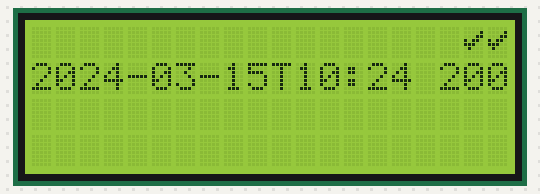
This sketch was run on a simulated ESP32. On the bench: 20×4 character LCD. WiFi joins after 1.5 s; servers stay silent unless stated; the local clock reads 2024-03-15 10:24:30 at power-on unless the sketch sets it; random numbers use the default seed unless the sketch sets one; web services answer with replies made up by the test bench; what the sketch prints to the serial monitor is not drawn.

Above: at 2.7 s.
At 33.8 s:
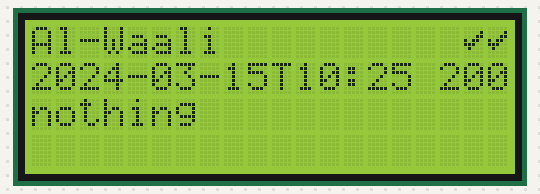
At 44.0 s:
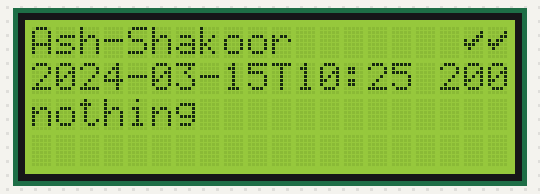
At 64.8 s:
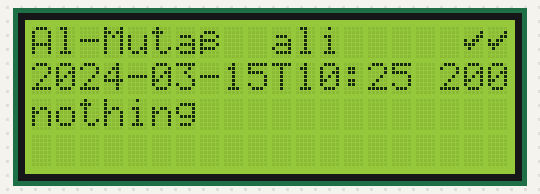
At 96.1 s:
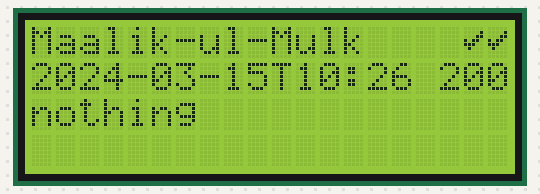
At 127.2 s:
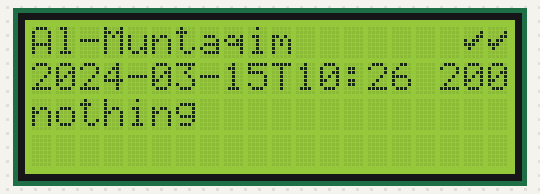

Measured:
- what the display in image 0 shows lasts 20.5 s, from 2.7 s to 23.2 s
- what the display in image 1 shows lasts 10.3 s, from 33.7 s to 44.0 s
- what the display in image 2 shows lasts 20.8 s, from 44.0 s to 64.8 s

The sketch:

deskbuddy.ino
```cpp
/* My deck WiFi monitor and Activity suggestor.

 very helpful for i2c lcd: https://www.makerguides.com/character-i2c-lcd-arduino-tutorial/
 single to double quote: https://tools.knowledgewalls.com/convert-single-quotes-to-double-quotes-online

 ashraf minhaj
 ashraf_minhaj@yahoo.com
*/

#include "WiFi.h"
#include <Wire.h>
#include <HTTPClient.h>
#include <LiquidCrystal_I2C.h>


const char* ssid     = "";
const char* password = "";

String act_url = "https://www.boredapi.com/api/activity";
String dt_url  = "http://worldtimeapi.org/api/timezone/Asia/Dhaka";
String asm_husna_url = "https://api.aladhan.com/v1/asmaAlHusna/77";
/*{"abbreviation":"+06","client_ip":"0.0.0.0","datetime":"2022-09-27T00:55:08.473344+06:00","day_of_week":2,"day_of_year":270,"dst":false,"dst_from":null,"dst_offset":0,"dst_until":null,"raw_offset":21600,"timezone":"Asia/Dhaka","unixtime":1664218508,"utc_datetime":"2022-09-26T18:55:08.473344+00:00","utc_offset":"+06:00","week_number":39}*/
/*{"code":200,"status":"OK","data":[{"name":"\u0627\u0644\u0652\u0648\u064e\u0627\u0644\u0650\u064a","transliteration":"Al Waali","number":77,"en":{"meaning":"The Governor"}}]}*/

String asmaul_husna[] = {
  "Ar-Rahmaan", "Ar-Raheem", "Al-Malik", "Al-Quddus", "As-Salam",
  "Al-Mu’min", "Al-Muhaymin", "Al-Aziz", "Al-Jabbar",
  "Al-Mutakabbir", "Al-Khaaliq", "Al-Baari", "Al-Musawwir",
  "Al-Ghaffaar", "Al-Qahhaar", "Al-Wahhab", "Ar-Razzaq", "Al-Fattah",
  "Al-Alim", "Al-Qaabid", "Al-Baasit", "Al-Khaafid", "Ar-Rafi",
  "Al-Mu’izz", "Al-Muzil", "As-Sami’", "Al-Baseer", "Al-Hakam",
  "Al-Adl", "Al-Lateef", "Al-Khabeer", "Al-Haleem", "Al-Azeem",
  "Al-Ghafoor", "Ash-Shakoor", "Al-Aliyy", "Al-Kabeer", "Al-Hafiz",
  "Al-Muqeet", "Al-Haseeb", "Al-Jaleel", "Al-Kareem", "Ar-Raqeeb",
  "Al-Mujeeb", "Al-Waasi’", "Al-Hakeem", "Al-Wadud", "Al-Majeed",
  "Al-Ba’ith", "Ash-Shaheed", "Al-Haqq", "Al-Wakeel", "Al-Qawwiyy",
  "Al-Mateen", "Al-Waliyy", "Al-Hameed", "Al-Muhsee", "Al-Mubdi",
  "Al-Mueed", "Al-Muhyi", "Al-Mumeet", "Al-Hayy", "Al-Qayyoom",
  "Al-Waajid", "Al-Maajid", "Al-Waahid", "Al-Ahad", "As-Samad",
  "Al-Qaadir", "Al-Muqtadir", "Al-Muqaddim", "Al-Mu’akhkhir",
  "Al-Awwal", "Al-Akhir", "Az-Zaahir", "Al-Baatin", "Al-Waali",
  "Al-Muta’ali", "Al-Barr", "At-Tawwaab", "Al-Muntaqim", "Al-Afuww",
  "Ar-Ra’oof", "Maalik-ul-Mulk", "Zul-Jalaali-wal-Ikram",
  "Al-Muqsit", "Al-Jaami’", "Al-Ghaniyy", "Al-Mughni", "Al-Maani’",
  "Ad-Daarr", "An-Naafi’", "An-Noor", "Al-Haadi", "Al-Badi’",
  "Al-Baaqi", "Al-Waaris", "Ar-Rasheed", "As-Saboor"
  };

LiquidCrystal_I2C lcd(0x27,20,4);  // set the LCD address to 0x27 for a 16 chars and 2 line display

//uint8_t cross[8] = {0x0,0x1b,0xe,0x4,0xe,0x1b,0x0};
byte Check[] = {
  B00000,B00001,B00011,B10110,B11100,B01000,B00000,B00000
  };

byte Cross[] = {B10001,B01010,B00100,B01010,B10001,B00000,B00000,B00000};

String quote = "";
String dt = "";

// to make delays without interruptions
unsigned long previousMillis = 0;    // will store last time it was updated
const long interval = 20000;         // interval at which to iterate(milliseconds)


String add_space(String text, int max_len){
  int text_len = text.length();
  if(text_len < max_len){
    for( int i=text_len; i< max_len-1; i++){
      text += " ";
      }
    return text;
   }
}

void lcd_update(bool stat, bool online_stat, String text, String dt){
  String text1 = "";
  String text2 = "";

  // lcd.clear();
  if(stat != 1){
    lcd.clear();
    delay(200);
  }

//  lcd.setCursor(0,0);
//  lcd.print(add_space(asmaul_husna[random(99)], 19 ));
  //lcd.print(ssid);

  lcd.setCursor(18,0);
  if (stat == 1){
    // lcd.createChar(3, Check);
    lcd.write(0);
    //lcd.noBlink();
  }
  if (stat == 0){
    lcd.write(1);
    //lcd.blink();
  }

  lcd.setCursor(19, 0);
  if (online_stat == 1){
    // lcd.createChar(3, Check);
    lcd.write(0);
    lcd.noBlink();
  }
  if (online_stat == 0){
    lcd.write(1);
    //lcd.blink();
  }

  lcd.setCursor(0, 1);
  lcd.print(dt);

//  lcd.setCursor(17, 1);
//  lcd.print(online_stat);

  if (text.length() > 20){
    text1 = text.substring(0, 20);
    text2 = add_space(text.substring(20, 40), 20);
    // text2 = add_space(text2);
    // text.length();

    lcd.setCursor(0,2);
    lcd.print(text1);
    lcd.setCursor(0,3);
    lcd.print(text2);
    }
   if (text.length() <= 20){
    text1 = add_space(text.substring(0, 20), 21);
    text2 = "                    ";
    lcd.setCursor(0,2);
    lcd.print(text1);
    lcd.setCursor(0,3);
    lcd.print(text2);
   }

  if (online_stat == 0){
    //lcd.write(1);
    lcd.setCursor(19, 0);
    lcd.blink();
  }
}

int get_time(String url){
   HTTPClient http;
   http.begin(url.c_str());

  // Send HTTP GET request
  int httpResponseCode = http.GET();

  Serial.print("HTTP Response code: ");
  Serial.println(httpResponseCode);

  lcd.setCursor(17, 1);
  lcd.print(httpResponseCode);
  Serial.println(httpResponseCode);

  if (httpResponseCode == 200) {
    String payload = http.getString();
    Serial.println(payload);

    //{"abbreviation":"+06","client_ip":"103.229.86.0","datetime":"2022-09-27T00:55:08.473344+06:00",
    int start_index = payload.indexOf("datetime");
    dt = payload.substring(start_index+11, start_index+27);
    Serial.println(dt);
    }
    else {
      Serial.print("Error code: ");
      Serial.println(httpResponseCode);
      }

   // Free resources
   http.end();

   return httpResponseCode;
}


String get_quote(String url){
  /* Check time and net */
    HTTPClient http;
    http.begin(url.c_str());

    // Send HTTP GET request
    int httpResponseCode = http.GET();
    Serial.print("HTTP Response code: ");
    Serial.println(httpResponseCode);

    if (httpResponseCode == 200) {
      String payload = http.getString();
      Serial.println(payload);

      int end_index = payload.indexOf(",");
      String activity = payload.substring(13, end_index-1);

      if(activity.length() > 40){
        return get_quote(url);
      }

      return activity;
      }
      else {
        Serial.print("Error code: ");
        Serial.println(httpResponseCode);
        }

     // Free resources
     http.end();

   return "nothing";
}

void setup() {
  Serial.begin(115200);

  Serial.println("Connecting with LCD, and wifi");

  lcd.init();                      // initialize the lcd
  lcd.init();

  // Print a message to the LCD.
  lcd.backlight();

  lcd.createChar(0, Check);
  lcd.createChar(1, Cross);

  WiFi.begin(ssid, password);

  while (WiFi.status() != WL_CONNECTED) {
    delay(500);
    Serial.println("Connecting to WiFi..");
    lcd_update(0, 0, quote, dt);
  }

  Serial.println("Connected to the WiFi network");

}

void loop() {
  start:
   bool online_stat     = 0;
   String wifi_stat     = "trying";
   String payload       = "";
   int httpResponseCode = 0;
   dt                   = "";
//   int interval         =


   while (WiFi.status() != WL_CONNECTED) {
    delay(500);
    Serial.println("Connecting to WiFi..");

    lcd_update(0, 0, quote, dt);

    WiFi.disconnect();
    delay(200);
    WiFi.reconnect();
    delay(2000);
  }

  Serial.println("WiFi Connected");

  /* Check time and net */
  int res = get_time(dt_url);
  if (res < 0){
    online_stat = 0;
    delay(1000);
    lcd_update(1, online_stat, quote, dt);
    goto start;
  }
  if (res > 0){
    online_stat = 1;
  }


   // check interval

   unsigned long currentMillis = millis();
   if (currentMillis - previousMillis >= interval) {
    lcd.setCursor(0,0);
    lcd.print(add_space(asmaul_husna[random(99)], 19 ));

    if (online_stat == 1){
       previousMillis = currentMillis;

       Serial.println("Net present, time for getting quote");
       String text = get_quote(act_url);
       if (text != "none"){
         quote = text;
         }
     }
  }


  lcd_update(1, online_stat, quote, dt);
  delay(10000);
  }
```
